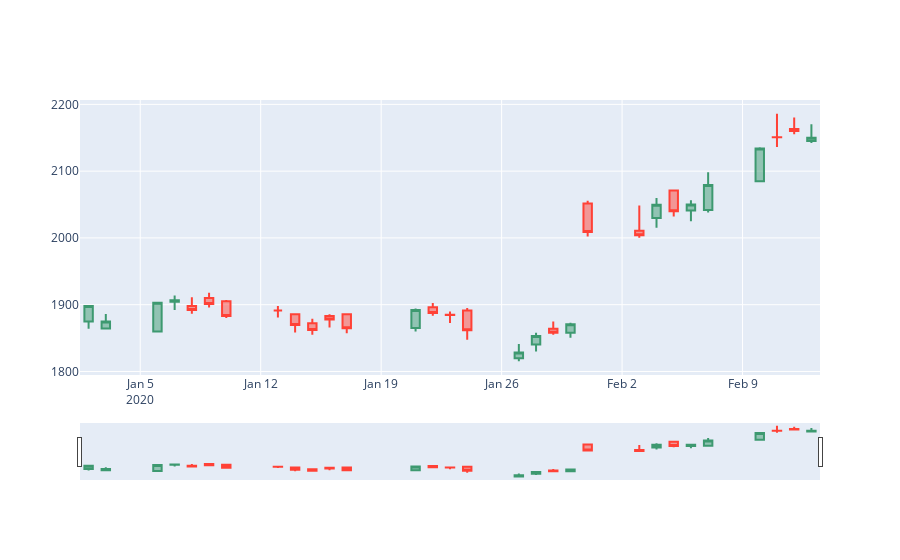

Here is the notebook cell this chart was saved with:
### Code cell
#candlestick plot for first 60days
import plotly.graph_objects as go
plot=go.Figure(data=[go.Candlestick(x=data1.index, open=data1.iloc[0:60]['Open']['AMZN'], high=data1.iloc[0:60]['High']['AMZN'], low=data1.iloc[0:30]['Low']['AMZN'],close=data1.iloc[0:60]['Close']['AMZN'])])
plot.show()
